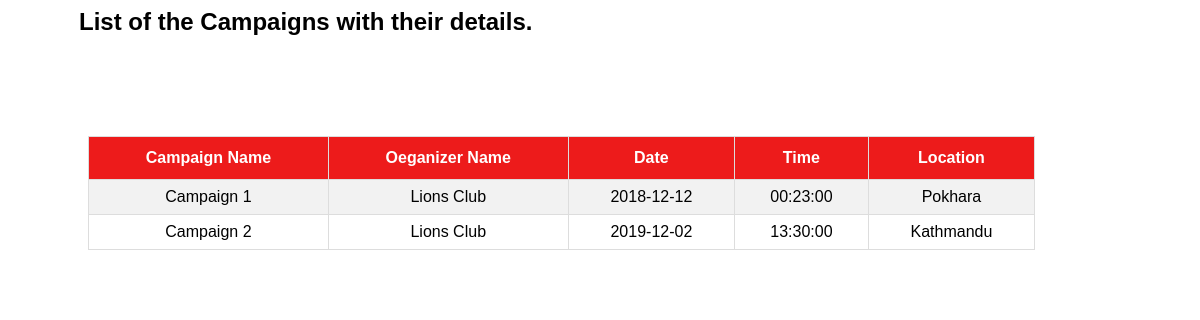
The app's page /viewcampaign.php with its own data.
### tables this page shows
CREATE TABLE `campaign` (
  `id` int(11) NOT NULL,
  `cam_name` varchar(20) NOT NULL,
  `org_name` varchar(20) NOT NULL,
  `cam_date` date NOT NULL,
  `cam_time` time NOT NULL,
  `cam_location` varchar(20) NOT NULL
);

### viewcampaign.php (the view, shortened to what this page needs)
<html>
<head>
</head>
<div class="title">
        <h2>List of the Campaigns with their details.</h2>
	</div>
<body>
<?php
include 'dbconnect.php';
$qry="Select * from campaign";
$result=mysqli_query($conn,$qry);
echo"<table border='1' id='customers'>
			<tr>
				<th>Campaign Name</th>
				<th>Oeganizer Name</th>
				<th>Date</th>
				<th>Time</th>
				<th>Location</th>
			</tr>";
while($row=mysqli_fetch_array($result)){
	echo "<tr>
				<td>".$row['cam_name']."</td>
				<td>".$row['org_name']."</td>
				<td>".$row['cam_date']."</td>
				<td>".$row['cam_time']."</td>
				<td>".$row['cam_location']."</td>
		</tr>";
}
?>
</body>
</html>

### viewcampaign.php (style rules this page uses)
body { font-family: 'Titillium Web', sans-serif; }
.title { margin-left: 6%; font-family: 'Titillium Web', sans-serif; }
#customers { font-family: "Trebuchet MS", Arial, Helvetica, sans-serif; border-collapse: collapse; width: 80%; margin-top:100px; margin-left:80px; }
#customers td, #customers th { border: 1px solid #ddd; padding: 8px; text-align:center; }
#customers tr:nth-child(even) { background-color: #f2f2f2; }
#customers th { padding-top: 12px; padding-bottom: 12px; text-align: center; background-color: #ED1B1B; color: white; }

### records on screen
campaign: cam_name "Campaign 1", org_name "Lions Club", cam_date "2018-12-12", cam_time "00:23:00", cam_location "Pokhara"
campaign: cam_name "Campaign 2", org_name "Lions Club", cam_date "2019-12-02", cam_time "13:30:00", cam_location "Kathmandu"
